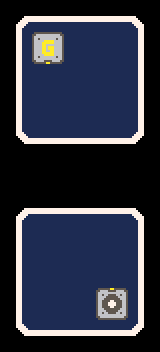

Tiled map render using the project's own tile images. Description and the whole map definition, tile-layer contents included, below:
An orthogonal 5x11 tile map with 32x32 px tiles, 2 tile layers (Blueboard, Element) and 1 object.

<map version="1.10" tiledversion="1.11.0" orientation="orthogonal" renderorder="left-down" width="5" height="11" tilewidth="32" tileheight="32" infinite="0" nextlayerid="4" nextobjectid="4">
 <tileset firstgid="1" source="../element.tsx" />
 <layer id="1" name="Blueboard" width="5" height="11" locked="1">
  <data encoding="csv">
43,29,29,29,47,
59,61,45,77,63,
59,62,45,60,63,
59,61,60,62,63,
75,93,93,93,94,
0,0,0,0,0,
43,29,29,29,30,
59,77,60,60,63,
59,77,61,77,63,
59,62,45,45,63,
75,93,93,93,79
</data>
 </layer>
 <layer id="3" name="Element" width="5" height="11">
  <data encoding="csv">
0,0,0,0,0,
0,35,0,0,0,
0,0,0,0,0,
0,0,0,0,0,
0,0,0,0,0,
0,0,0,0,0,
0,0,0,0,0,
0,0,0,0,0,
0,0,0,0,0,
0,0,0,83,0,
0,0,0,0,0
</data>
 </layer>
 <objectgroup id="2" name="Object" visible="0" locked="1">
  <object id="3" x="80" y="178">
   <point />
  </object>
 </objectgroup>
</map>
